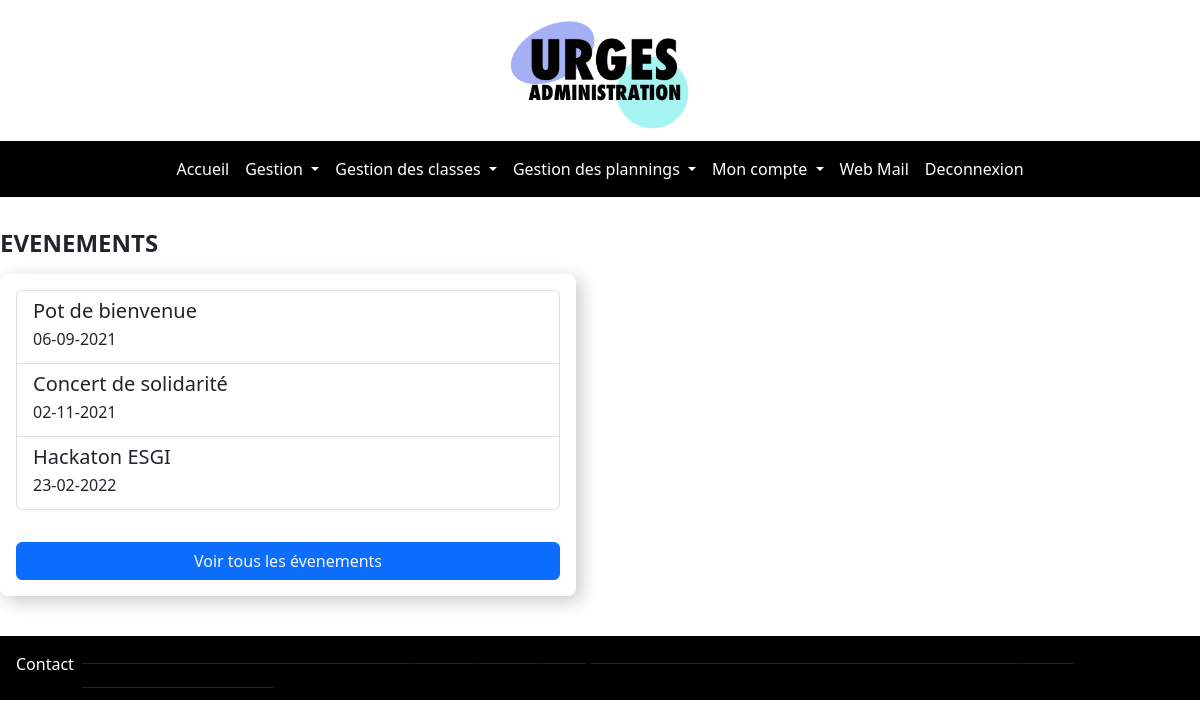
The app's page /administration/pages/Home/index.php (signed in), older data.
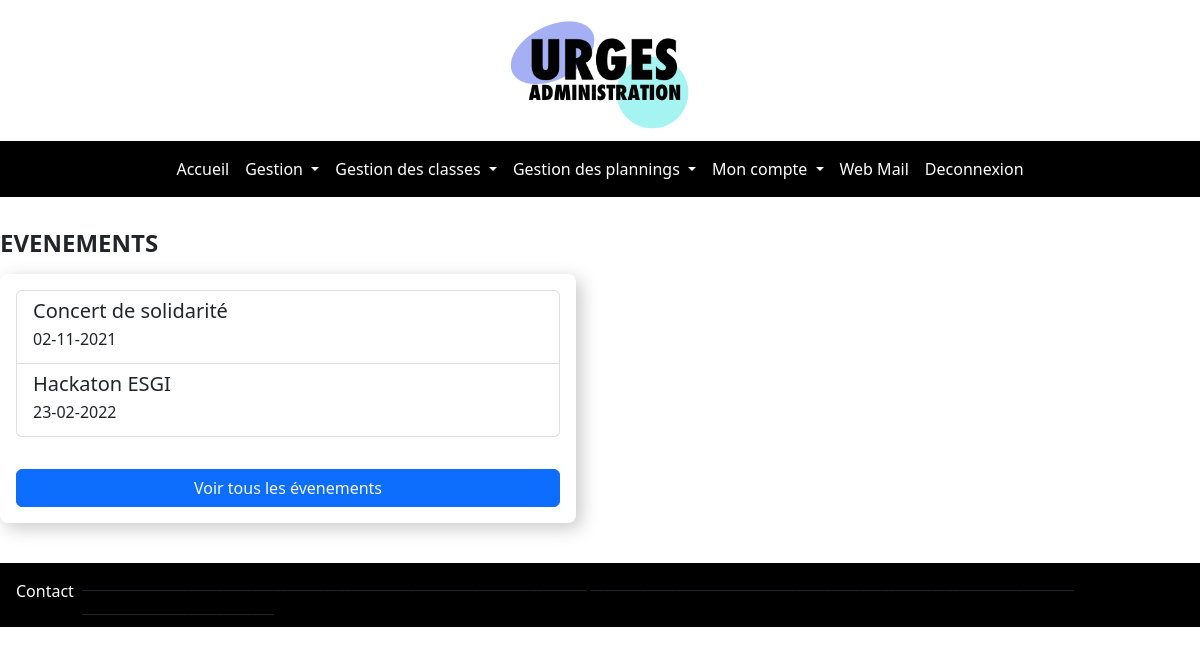
The same page, newer data.
### tables this page shows
CREATE TABLE `evenements` (
  `id_event` int(11) NOT NULL,
  `texte_event` varchar(500) NOT NULL,
  `resume_event` varchar(100) NOT NULL,
  `date_event` varchar(12) NOT NULL,
  `archive` varchar(10) NOT NULL
);

### administration/pages/Home/index.php (the view, shortened to what this page needs)
<?php
include('../../function/bdd.php');
include('../../function/header.php');
include('../../function/nav_menu.php');
?>
<!DOCTYPE html>
<html lang="en">
    <div style=" display: flex; flex-wrap: wrap; justify-content: space-between; width: 100%; margin-top: 24px;">
      <div style="width: 48%;  margin-bottom: 32px;">
        <h2 style="font-size: 24px; font-weight: bold; margin-bottom: 16px">EVENEMENTS</h2>
        <div style="width: 100%; border-radius: 8px; box-shadow: 5px 5px 18px rgba(0, 0, 0, 0.218);">
          <div class="list-group" style="padding: 16px;">
          <?php
          $req="SELECT * FROM `evenements` WHERE `archive` = '0' LIMIT 3";
          $ex=$link->prepare($req);
          $ex->execute();
          while($row=$ex->fetch())
          {
                  echo  "<a href='consult_evenement.php?id=".$row['id_event']."' class='list-group-item list-group-item-action' aria-current='true'>";
                    echo  "<div class='d-flex w-100 justify-content-between'>";
                      echo  "<h5 class='mb-1'>".$row['resume_event']."</h5>";
                    echo  "</div>";
                    echo  "<p class='mb-1'>".$row['date_event']."</p>";
                  echo  "</a>";
          }
          ?>
          </div>
          <div class="d-grid gap-2" style="padding: 16px;">
            <button class="btn btn-primary" type="button"><a href="evenement.php" class="text-light text-decoration-none">Voir tous les évenements</a></button>
          </div>
        </div>
      </div>
<?php include('../../function/footer.php'); ?>
    </div>
</body>
</html>

Row changes from the older to the newer data that the page shows:
no longer on this page (row edited): evenements: resume_event "Pot de bienvenue", date_event "06-09-2021"
